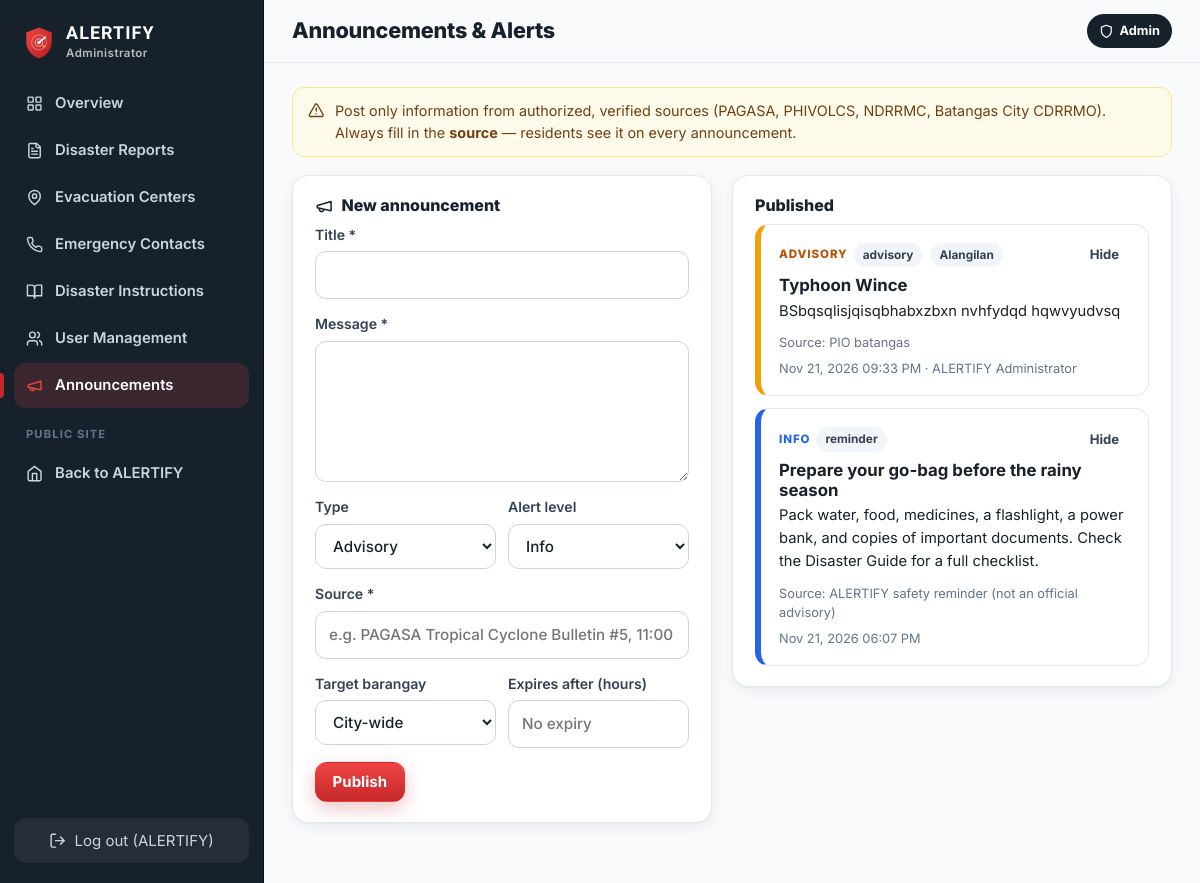
The app's page /admin/notifications (signed in) with its own data.
### models.py (models this page shows, shortened)
class User(UserMixin, db.Model):
    __tablename__ = "users"
    id = db.Column(db.Integer, primary_key=True)
    full_name = db.Column(db.String(120), nullable=False)
    email = db.Column(db.String(160), unique=True, nullable=False, index=True)
    phone = db.Column(db.String(30))
    barangay = db.Column(db.String(80))
    password_hash = db.Column(db.String(255), nullable=False)
    is_active_account = db.Column(db.Boolean, default=True, nullable=False)
    reset_token = db.Column(db.String(64), index=True)
    reset_expires = db.Column(db.DateTime)
    created_at = db.Column(db.DateTime, default=utcnow)
    last_login = db.Column(db.DateTime)
    reports = db.relationship("DisasterReport", back_populates="user", lazy="dynamic")
    admin_account = db.relationship("AdminAccount", back_populates="user", uselist=False,
                                    foreign_keys="AdminAccount.user_id",
                                    cascade="all, delete-orphan")
    @property
    def is_active(self):  # Flask-Login: blocks deactivated accounts
        return self.is_active_account
    @property
    def is_admin(self):
        return self.admin_account is not None and self.admin_account.active

class Notification(db.Model):
    __tablename__ = "notifications"
    id = db.Column(db.Integer, primary_key=True)
    title = db.Column(db.String(160), nullable=False)
    body = db.Column(db.Text, nullable=False)
    kind = db.Column(db.String(20), default="announcement")  # advisory|announcement|reminder|evacuation|instruction_change
    level = db.Column(db.String(12), default="info")         # info|advisory|warning|emergency
    source = db.Column(db.String(160))   # e.g. "CDRRMO Batangas City bulletin no. 3"
    barangay = db.Column(db.String(80))  # optional targeting; None = city-wide
    created_by = db.Column(db.Integer, db.ForeignKey("users.id"))
    created_at = db.Column(db.DateTime, default=utcnow, index=True)
    expires_at = db.Column(db.DateTime)
    active = db.Column(db.Boolean, default=True)
    author = db.relationship("User")

### app.py (the view, shortened to what this page needs)
@app.route("/admin/notifications", methods=["GET", "POST"])
@admin_required
def admin_notifications():
    rows = Notification.query.order_by(Notification.created_at.desc()).all()
    return render_template("admin/notifications.html", rows=rows, kinds=NOTIF_KINDS, levels=NOTIF_LEVELS,
                           barangays=seed_data.BARANGAYS, now=utcnow())

### app.py (called while the page is built, shortened)
@login_manager.user_loader
def load_user(uid):
    return db.session.get(User, int(uid))

def ph_time(dt, fmt="%b %d, %Y %I:%M %p"):
    return (dt + PH_OFFSET).strftime(fmt) if dt else "—"

def csrf_token():
    if "csrf" not in session:
        session["csrf"] = secrets.token_urlsafe(32)
    return session["csrf"]

@app.before_request
def csrf_protect():
    session.permanent = True

@app.after_request
def security_headers(resp):
    resp.headers.setdefault("X-Content-Type-Options", "nosniff")
    resp.headers.setdefault("X-Frame-Options", "SAMEORIGIN")
    resp.headers.setdefault("Referrer-Policy", "strict-origin-when-cross-origin")
    resp.headers.setdefault("Permissions-Policy", "geolocation=(self)")
    return resp

def admin_required(fn):
    @wraps(fn)
    @login_required
    def wrapper(*a, **kw):
        if not current_user.is_admin:
            abort(403)
        return fn(*a, **kw)
    return wrapper

def visible_notifications(limit=None):
    now = utcnow()
    qry = Notification.query.filter(Notification.active.is_(True),
                                    or_(Notification.expires_at.is_(None), Notification.expires_at > now))
    if current_user.is_authenticated and current_user.barangay:
        qry = qry.filter(or_(Notification.barangay.is_(None), Notification.barangay == "",
                             Notification.barangay == current_user.barangay))
    qry = qry.order_by(Notification.created_at.desc())
    return qry.limit(limit).all() if limit else qry.all()

def unread_ids(notes):
    ids = [n.id for n in notes]
    if not ids:
        return set()
    if current_user.is_authenticated:
        read = {r.notification_id for r in NotificationRead.query.filter(
            NotificationRead.user_id == current_user.id, NotificationRead.notification_id.in_(ids))}
        return set(ids) - read
    seen = session.get("notif_seen", 0)
    return {n.id for n in notes if n.id > seen}

@app.context_processor
def inject_globals():
    notes = visible_notifications(limit=8)
    return {
        "categories": DisasterCategory.query.filter_by(active=True).order_by(DisasterCategory.sort_order).all(),
        "primary_contacts": EmergencyContact.query.filter_by(active=True, is_primary=True)
        .order_by(EmergencyContact.sort_order).all(),
        "nav_notifications": notes,
        "nav_unread": unread_ids(notes),
        "severity_labels": engine.SEVERITY_LABELS,
    }

### models.py (called while the page is built)
def utcnow():
    return datetime.now(timezone.utc).replace(tzinfo=None)

### templates/admin/notifications.html (shortened to what this page needs)
{% extends "admin/layout.html" %}
{% block page_title %}Announcements &amp; Alerts{% endblock %}
{% block content %}
<div class="note note-warn">{{ icon('alert') }} <span>Post only information from authorized, verified sources (PAGASA, PHIVOLCS, NDRRMC, Batangas City CDRRMO). Always fill in the <b>source</b> — residents see it on every announcement.</span></div>
<div class="two-col wide-right">
  <form method="post" class="card form">
    <h3>{{ icon('megaphone') }} New announcement</h3>
    <label class="field"><span>Title *</span><input name="title" required maxlength="160"></label>
    <label class="field"><span>Message *</span><textarea name="body" rows="5" required maxlength="4000"></textarea></label>
    <div class="two-col tight">
      <label class="field"><span>Type</span><select name="kind">{% for k in kinds %}<option value="{{ k }}">{{ k|replace('_',' ')|capitalize }}</option>{% endfor %}</select></label>
      <label class="field"><span>Alert level</span><select name="level">{% for l in levels %}<option value="{{ l }}">{{ l|capitalize }}</option>{% endfor %}</select></label>
    </div>
    <label class="field"><span>Source *</span><input name="source" maxlength="160" placeholder="e.g. PAGASA Tropical Cyclone Bulletin #5, 11:00 AM" required></label>
    <div class="two-col tight">
      <label class="field"><span>Target barangay</span><select name="barangay"><option value="">City-wide</option>{% for b in barangays %}<option>{{ b }}</option>{% endfor %}</select></label>
      <label class="field"><span>Expires after (hours)</span><input type="number" name="expires_hours" min="0" placeholder="No expiry"></label>
    </div>
    <button class="btn btn-red">Publish</button>
  </form>
  <section class="card">
    <h3>Published</h3>
    <div class="notif-list">
      {% for n in rows %}
        <article class="notif-card lvl-{{ n.level }} {{ 'row-muted' if not n.active or (n.expires_at and n.expires_at < now) }}">
          <div class="nc-head">
            <span class="nc-level">{{ n.level|capitalize }}</span><span class="tag">{{ n.kind|replace('_',' ') }}</span>
            {% if n.barangay %}<span class="tag">{{ n.barangay }}</span>{% endif %}
            <form method="post" action="{{ url_for('admin_notification_toggle', nid=n.id) }}" class="push-right"><input type="hidden" name="csrf_token" value="{{ csrf_token() }}"><button class="btn btn-sm btn-ghost">{{ 'Hide' if n.active else 'Show' }}</button></form>
          </div>
          <h4>{{ n.title }}</h4>
          <p>{{ n.body }}</p>
          <footer><span>Source: {{ n.source or '—' }}</span><span>{{ n.created_at|ph }}{% if n.author %} · {{ n.author.full_name }}{% endif %}</span></footer>
        </article>
      {% else %}<p class="muted">Nothing published yet.</p>{% endfor %}
    </div>
  </section>
</div>
{% endblock %}

### templates/admin/layout.html (shortened to what this page needs)
{% extends "base.html" %}
{% import "_macros.html" as m with context %}
{% set anav = [
  ('admin_overview', 'grid', 'Overview'),
  ('admin_reports', 'file', 'Disaster Reports'),
  ('admin_centers', 'pin', 'Evacuation Centers'),
  ('admin_contacts', 'phone', 'Emergency Contacts'),
  ('admin_instructions', 'book', 'Disaster Instructions'),
  ('admin_users', 'users', 'User Management'),
  ('admin_notifications', 'megaphone', 'Announcements'),
] %}
{% block body_class %}app admin{% endblock %}
{% block body %}
<div class="shell">
  <aside class="sidebar sidebar-admin" id="sidebar" aria-label="Admin navigation">
    <a class="brand light" href="{{ url_for('admin_overview') }}">
      <img src="{{ url_for('static', filename='img/logo.svg') }}" alt="" width="34" height="34">
      <span><b>ALERTIFY</b><small>Administrator</small></span>
    </a>
    <nav class="side-nav">
      {% for ep, ic, label in anav %}
        <a href="{{ url_for(ep) }}" class="{{ 'active' if request.endpoint == ep or (request.endpoint and request.endpoint.startswith(ep[:-1])) }}">{{ icon(ic) }}<span>{{ label }}</span></a>
      {% endfor %}
      <div class="side-sep">Public site</div>
      <a href="{{ url_for('dashboard') }}">{{ icon('home') }}<span>Back to ALERTIFY</span></a>
    </nav>
    <form method="post" action="{{ url_for('logout') }}" class="side-logout" data-logout>
      <button type="submit">{{ icon('logout') }} Log out ({{ current_user.full_name.split()[0] }})</button>
    </form>
  </aside>
  <div class="main-col">
    <header class="topbar">
      <div class="topbar-title"><h1>{% block page_title %}{% endblock %}</h1>{% block page_sub %}{% endblock %}</div>
      <div class="topbar-actions">{% block actions %}{% endblock %}<span class="admin-pill">{{ icon('shield') }} Admin</span></div>
    </header>
    <main id="main" class="content">
      {% block content %}{% endblock %}
    </main>
  </div>
</div>
{% endblock %}

### records on screen
User: full_name "ALERTIFY"
Notification: level "ADVISORY", kind "advisory", barangay "Alangilan", active "Hide", title "Typhoon Wince", body "BSbqsqlisjqisqbhabxzbxn nvhfydqd hqwvyudvsq", source "PIO batangas", created_at|ph "Nov 21, 2026 09:33 PM", author.full_name "ALERTIFY Administrator"
Notification: level "INFO", kind "reminder", active "Hide", title "Prepare your go-bag before the rainy season", body "Pack water, food, medicines, a flashlight, a power bank, and copies of important documents. Check the Disaster Guide for a full checklist.", source "ALERTIFY safety reminder (not an official advisory)", created_at|ph "Nov 21, 2026 06:07 PM"

### other values on screen
{{ label }} "Overview" "Disaster Reports" "Evacuation Centers" "Emergency Contacts" "Disaster Instructions" "User Management" "Announcements"
form field kind "Advisory"
form field level "Info"
